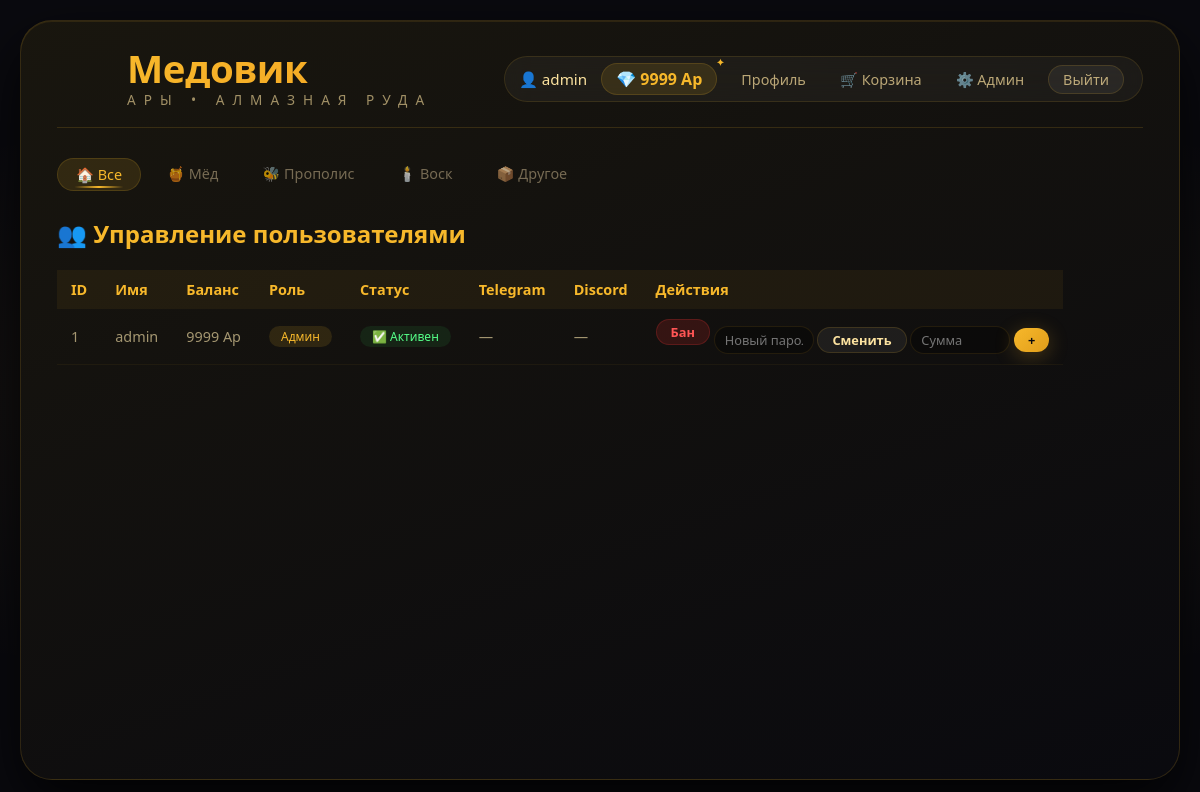
Page /admin/users (signed in) on the committed database.
### tables this page shows
CREATE TABLE users (
                id INTEGER PRIMARY KEY AUTOINCREMENT,
                username TEXT UNIQUE NOT NULL,
                password TEXT NOT NULL,
                balance INTEGER DEFAULT 100,
                role TEXT DEFAULT 'user',
                banned INTEGER DEFAULT 0,
                telegram TEXT,
                discord TEXT,
                avatar TEXT,
                created_at TIMESTAMP DEFAULT CURRENT_TIMESTAMP
            );

### app.py (the view)
@app.route('/admin/users')
@admin_required
def admin_users():
    users = db.get_all_users()
    return render_template('admin/users.html', users=users)

### app.py (called while the page is built)
def admin_required(f):
    @wraps(f)
    def decorated(*args, **kwargs):
        if 'user_id' not in session:
            flash('Войдите в систему', 'warning')
            return redirect(url_for('login'))
        user = db.get_user(session['user_id'])
        if not user or user['role'] != 'admin':
            flash('Доступ запрещён', 'danger')
            return redirect(url_for('index'))
        return f(*args, **kwargs)
    return decorated

@app.context_processor
def inject_user():
    user = None
    if 'user_id' in session:
        user = db.get_user(session['user_id'])
    return {'user': user}

### database.py (called while the page is built)
    def get_connection(self):
        return sqlite3.connect(self.db_name)

    def get_user(self, user_id):
        conn = self.get_connection()
        cur = conn.cursor()
        cur.execute("SELECT * FROM users WHERE id=?", (user_id,))
        user = cur.fetchone()
        conn.close()
        if user:
            return {
                'id': user[0], 'username': user[1], 'password': user[2],
                'balance': int(user[3] or 0), 'role': user[4],
                'banned': user[5] if len(user) > 5 else 0,
                'telegram': user[6] if len(user) > 6 else '',
                'discord': user[7] if len(user) > 7 else '',
                'avatar': user[8] if len(user) > 8 else '',
                'created_at': user[9] if len(user) > 9 else ''
            }
        return None

    def get_all_users(self):
        conn = self.get_connection()
        cur = conn.cursor()
        cur.execute("SELECT id, username, balance, role, banned, telegram, discord, avatar, created_at FROM users")
        users = cur.fetchall()
        conn.close()
        return [
            {
                'id': u[0], 'username': u[1], 'balance': int(u[2] or 0),
                'role': u[3], 'banned': u[4] if len(u) > 4 else 0,
                'telegram': u[5] if len(u) > 5 else '',
                'discord': u[6] if len(u) > 6 else '',
                'avatar': u[7] if len(u) > 7 else '',
                'created_at': u[8] if len(u) > 8 else ''
            }
            for u in users
        ]

### templates/admin/users.html
{% extends 'base.html' %}
{% block content %}
<h2 style="color:#f7b82b; margin-bottom:20px;">👥 Управление пользователями</h2>
<table class="admin-table">
    <tr>
        <th>ID</th>
        <th>Имя</th>
        <th>Баланс</th>
        <th>Роль</th>
        <th>Статус</th>
        <th>Telegram</th>
        <th>Discord</th>
        <th>Действия</th>
    </tr>
    {% for u in users %}
    <tr>
        <td>{{ u.id }}</td>
        <td>{{ u.username }}</td>
        <td>{{ u.balance }} Ар</td>
        <td>
            {% if u.role == 'admin' %}
                <span class="badge-admin">Админ</span>
            {% else %}
                {{ u.role }}
            {% endif %}
        </td>
        <td>
            {% if u.banned %}
                <span class="badge-banned">🚫 Забанен</span>
            {% else %}
                <span class="badge-active">✅ Активен</span>
            {% endif %}
        </td>
        <td>{{ u.telegram or '—' }}</td>
        <td>{{ u.discord or '—' }}</td>
        <td>
            {% if u.banned %}
                <a href="{{ url_for('admin_unban_user', user_id=u.id) }}" class="btn btn-success btn-sm">Разбан</a>
            {% else %}
                <a href="{{ url_for('admin_ban_user', user_id=u.id) }}" class="btn btn-danger btn-sm" onclick="return confirm('Забанить пользователя?')">Бан</a>
            {% endif %}
            <form method="POST" action="{{ url_for('admin_change_password', user_id=u.id) }}" style="display:inline;">
                <input type="text" name="new_password" placeholder="Новый пароль">
                <button type="submit" class="btn btn-dark btn-sm">Сменить</button>
            </form>
            <form method="POST" action="{{ url_for('admin_add_balance', user_id=u.id) }}" style="display:inline;">
                <input type="number" name="amount" placeholder="Сумма" min="1">
                <button type="submit" class="btn btn-gold btn-sm">+</button>
            </form>
        </td>
    </tr>
    {% endfor %}
</table>
{% endblock %}

### templates/base.html (shortened to what this page needs)
<!DOCTYPE html>
<html lang="ru">
<head>
    <link rel="stylesheet" href="{{ url_for('static', filename='style.css') }}">
</head>
<body>
<div class="app">
    <header class="header">
        <div class="logo">
            <h1>Медовик</h1>
            <span>АРЫ • АЛМАЗНАЯ РУДА</span>
        </div>
        <div class="user-panel">
            {% if session.username %}
                <span class="username">👤 {{ session.username }}</span>
                <span class="balance">💎 {{ user.balance if user else 0 }} Ар</span>
                <a href="{{ url_for('profile') }}">Профиль</a>
                <a href="{{ url_for('cart') }}">🛒 Корзина</a>
                {% if session.role == 'admin' %}
                    <a href="{{ url_for('admin_dashboard') }}">⚙️ Админ</a>
                {% endif %}
                <a href="{{ url_for('logout') }}" class="btn btn-dark" style="padding:4px 14px;">Выйти</a>
            {% else %}
                <a href="{{ url_for('login') }}">Вход</a>
                <a href="{{ url_for('register') }}" class="btn btn-gold" style="padding:4px 16px;">Регистрация</a>
            {% endif %}
        </div>
    </header>
    <div class="nav-links">
        <a href="{{ url_for('index') }}" {% if not category %}class="active"{% endif %}>🏠 Все</a>
        <a href="{{ url_for('category', category='мёд') }}" {% if category == 'мёд' %}class="active"{% endif %}>🍯 Мёд</a>
        <a href="{{ url_for('category', category='прополис') }}" {% if category == 'прополис' %}class="active"{% endif %}>🐝 Прополис</a>
        <a href="{{ url_for('category', category='воск') }}" {% if category == 'воск' %}class="active"{% endif %}>🕯️ Воск</a>
        <a href="{{ url_for('category', category='другое') }}" {% if category == 'другое' %}class="active"{% endif %}>📦 Другое</a>
    </div>
    {% block content %}{% endblock %}
</div>
</body>
</html>

### rows in the picture
users: balance "9999", id "1", username "admin", role "Админ", banned "✅ Активен", telegram "—", discord "—"

### other values in the picture
{{ session.username }} "admin"
